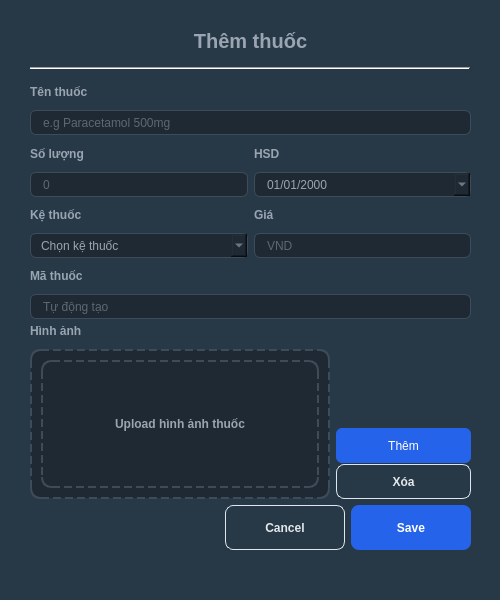
<?xml version="1.0" encoding="UTF-8"?>
<ui version="4.0">
 <class>dlg_medicine_detail</class>
 <widget class="QDialog" name="dlg_medicine_detail">
  <property name="windowModality">
   <enum>Qt::ApplicationModal</enum>
  </property>
  <property name="geometry">
   <rect>
    <x>0</x>
    <y>0</y>
    <width>500</width>
    <height>600</height>
   </rect>
  </property>
  <property name="minimumSize">
   <size>
    <width>500</width>
    <height>600</height>
   </size>
  </property>
  <property name="maximumSize">
   <size>
    <width>500</width>
    <height>600</height>
   </size>
  </property>
  <property name="windowTitle">
   <string>Thêm thuốc mới</string>
  </property>
  <property name="styleSheet">
   <string notr="true">QDialog {
    background-color: #273947 ;
}

QLabel {
    color: #9AA5B1;
    font-weight: 500;
}

QLineEdit {
    color: #9AA5B1;

}</string>
  </property>
  <widget class="QLabel" name="lbl_title">
   <property name="geometry">
    <rect>
     <x>30</x>
     <y>20</y>
     <width>441</width>
     <height>41</height>
    </rect>
   </property>
   <property name="styleSheet">
    <string notr="true">font-size: 20px; font-weight: bold; color: #9AA5B1;</string>
   </property>
   <property name="text">
    <string>Thêm thuốc</string>
   </property>
   <property name="alignment">
    <set>Qt::AlignCenter</set>
   </property>
  </widget>
  <widget class="Line" name="line_top">
   <property name="geometry">
    <rect>
     <x>30</x>
     <y>60</y>
     <width>440</width>
     <height>16</height>
    </rect>
   </property>
   <property name="orientation">
    <enum>Qt::Horizontal</enum>
   </property>
  </widget>
  <widget class="QWidget" name="layoutWidget">
   <property name="geometry">
    <rect>
     <x>30</x>
     <y>79</y>
     <width>441</width>
     <height>471</height>
    </rect>
   </property>
   <layout class="QVBoxLayout" name="verticalLayout_2">
    <item>
     <layout class="QVBoxLayout" name="verticalLayout">
      <item>
       <widget class="QLabel" name="lbl_name">
        <property name="minimumSize">
         <size>
          <width>0</width>
          <height>25</height>
         </size>
        </property>
        <property name="text">
         <string>Tên thuốc</string>
        </property>
       </widget>
      </item>
      <item>
       <widget class="QLineEdit" name="txt_medicine_name">
        <property name="minimumSize">
         <size>
          <width>100</width>
          <height>25</height>
         </size>
        </property>
        <property name="styleSheet">
         <string notr="true">background-color: rgb(31, 41, 51);
border: 1px solid #3E4C59; 
border-radius: 6px; padding-left: 10px;</string>
        </property>
        <property name="placeholderText">
         <string>e.g Paracetamol 500mg</string>
        </property>
       </widget>
      </item>
      <item>
       <layout class="QGridLayout" name="grid_info">
        <property name="verticalSpacing">
         <number>12</number>
        </property>
        <item row="3" column="0">
         <widget class="QComboBox" name="cb_shelf_location">
          <property name="minimumSize">
           <size>
            <width>50</width>
            <height>25</height>
           </size>
          </property>
          <property name="styleSheet">
           <string notr="true">background-color: rgb(31, 41, 51);
border: 1px solid #3E4C59; border-radius: 6px; padding-left: 10px; color: #9AA5B1;</string>
          </property>
          <item>
           <property name="text">
            <string>Chọn kệ thuốc</string>
           </property>
          </item>
         </widget>
        </item>
        <item row="0" column="1">
         <widget class="QLabel" name="lbl_hsd">
          <property name="minimumSize">
           <size>
            <width>0</width>
            <height>25</height>
           </size>
          </property>
          <property name="text">
           <string>HSD</string>
          </property>
         </widget>
        </item>
        <item row="1" column="0">
         <widget class="QLineEdit" name="txt_quantity">
          <property name="minimumSize">
           <size>
            <width>50</width>
            <height>25</height>
           </size>
          </property>
          <property name="styleSheet">
           <string notr="true">background-color: rgb(31, 41, 51);
border: 1px solid #3E4C59; 
border-radius: 6px; padding-left: 10px;</string>
          </property>
          <property name="placeholderText">
           <string>0</string>
          </property>
         </widget>
        </item>
        <item row="0" column="0">
         <widget class="QLabel" name="lbl_qty">
          <property name="minimumSize">
           <size>
            <width>0</width>
            <height>25</height>
           </size>
          </property>
          <property name="text">
           <string>Số lượng</string>
          </property>
         </widget>
        </item>
        <item row="2" column="0">
         <widget class="QLabel" name="lbl_shelf">
          <property name="minimumSize">
           <size>
            <width>0</width>
            <height>25</height>
           </size>
          </property>
          <property name="text">
           <string>Kệ thuốc</string>
          </property>
         </widget>
        </item>
        <item row="2" column="1">
         <widget class="QLabel" name="lbl_price">
          <property name="minimumSize">
           <size>
            <width>0</width>
            <height>25</height>
           </size>
          </property>
          <property name="text">
           <string>Giá</string>
          </property>
         </widget>
        </item>
        <item row="3" column="1">
         <widget class="QLineEdit" name="txt_price">
          <property name="minimumSize">
           <size>
            <width>50</width>
            <height>25</height>
           </size>
          </property>
          <property name="styleSheet">
           <string notr="true">background-color: rgb(31, 41, 51);
border: 1px solid #3E4C59; 
border-radius: 6px; 
padding-left: 10px;</string>
          </property>
          <property name="placeholderText">
           <string>VND</string>
          </property>
         </widget>
        </item>
        <item row="1" column="1">
         <widget class="QDateEdit" name="txt_expiry_date">
          <property name="minimumSize">
           <size>
            <width>50</width>
            <height>25</height>
           </size>
          </property>
          <property name="styleSheet">
           <string notr="true">background-color: rgb(31, 41, 51);
border: 1px solid #3E4C59; 
border-radius: 6px; padding-left: 10px; color: #9AA5B1;</string>
          </property>
          <property name="displayFormat">
           <string>dd/MM/yyyy</string>
          </property>
          <property name="calendarPopup">
           <bool>true</bool>
          </property>
         </widget>
        </item>
        <item row="4" column="0">
         <widget class="QLabel" name="lbl_id">
          <property name="minimumSize">
           <size>
            <width>0</width>
            <height>25</height>
           </size>
          </property>
          <property name="text">
           <string>Mã thuốc</string>
          </property>
         </widget>
        </item>
        <item row="5" column="0" colspan="2">
         <widget class="QLineEdit" name="txt_medicine_id">
          <property name="minimumSize">
           <size>
            <width>50</width>
            <height>25</height>
           </size>
          </property>
          <property name="styleSheet">
           <string notr="true">background-color: rgb(31, 41, 51);
border: 1px solid #3E4C59; 
border-radius: 6px; padding-left: 10px;</string>
          </property>
          <property name="readOnly">
           <bool>true</bool>
          </property>
          <property name="placeholderText">
           <string>Tự động tạo</string>
          </property>
         </widget>
        </item>
       </layout>
      </item>
      <item>
       <widget class="QLabel" name="lbl_img_title">
        <property name="minimumSize">
         <size>
          <width>0</width>
          <height>25</height>
         </size>
        </property>
        <property name="text">
         <string>Hình ảnh</string>
        </property>
       </widget>
      </item>
      <item>
       <layout class="QHBoxLayout" name="layout_upload">
        <item>
         <widget class="QFrame" name="frame_upload">
          <property name="minimumSize">
           <size>
            <width>300</width>
            <height>150</height>
           </size>
          </property>
          <property name="styleSheet">
           <string notr="true">border: 2px dashed #3E4C59; 
border-radius: 10px; 
background-color: rgb(31, 41, 51);
</string>
          </property>
          <layout class="QVBoxLayout" name="v_upload">
           <item>
            <widget class="QLabel" name="lbl_upload_text">
             <property name="styleSheet">
              <string notr="true">color: #9AA5B1;</string>
             </property>
             <property name="text">
              <string>Upload hình ảnh thuốc</string>
             </property>
             <property name="alignment">
              <set>Qt::AlignCenter</set>
             </property>
            </widget>
           </item>
          </layout>
         </widget>
        </item>
        <item>
         <layout class="QVBoxLayout" name="v_img_btns">
          <property name="spacing">
           <number>1</number>
          </property>
          <item alignment="Qt::AlignBottom">
           <widget class="QPushButton" name="btn_add_img">
            <property name="minimumSize">
             <size>
              <width>80</width>
              <height>35</height>
             </size>
            </property>
            <property name="styleSheet">
             <string notr="true">background-color: #2563EB; color: white; border-radius: 6px;</string>
            </property>
            <property name="text">
             <string>Thêm</string>
            </property>
           </widget>
          </item>
          <item>
           <widget class="QPushButton" name="btn_remove_img">
            <property name="minimumSize">
             <size>
              <width>80</width>
              <height>35</height>
             </size>
            </property>
            <property name="styleSheet">
             <string notr="true">color: #E4E7EB; border: 1px solid #E0E6ED; border-radius: 8px; font-weight: bold;</string>
            </property>
            <property name="text">
             <string>Xóa</string>
            </property>
           </widget>
          </item>
         </layout>
        </item>
       </layout>
      </item>
     </layout>
    </item>
    <item>
     <spacer name="s_mid_v">
      <property name="orientation">
       <enum>Qt::Vertical</enum>
      </property>
      <property name="sizeHint" stdset="0">
       <size>
        <width>20</width>
        <height>20</height>
       </size>
      </property>
     </spacer>
    </item>
    <item>
     <layout class="QHBoxLayout" name="layout_actions">
      <item>
       <spacer name="s_btn_h">
        <property name="orientation">
         <enum>Qt::Horizontal</enum>
        </property>
        <property name="sizeHint" stdset="0">
         <size>
          <width>40</width>
          <height>20</height>
         </size>
        </property>
       </spacer>
      </item>
      <item>
       <widget class="QPushButton" name="btn_secondary">
        <property name="minimumSize">
         <size>
          <width>120</width>
          <height>45</height>
         </size>
        </property>
        <property name="styleSheet">
         <string notr="true">color: #E4E7EB; border: 1px solid #E0E6ED; border-radius: 8px; font-weight: bold;</string>
        </property>
        <property name="text">
         <string>Cancel</string>
        </property>
       </widget>
      </item>
      <item>
       <widget class="QPushButton" name="btn_primary">
        <property name="minimumSize">
         <size>
          <width>120</width>
          <height>45</height>
         </size>
        </property>
        <property name="styleSheet">
         <string notr="true">background-color: #2563EB; color: white; border-radius: 8px; font-weight: bold;</string>
        </property>
        <property name="text">
         <string>Save</string>
        </property>
       </widget>
      </item>
     </layout>
    </item>
   </layout>
  </widget>
 </widget>
 <resources/>
 <connections/>
</ui>
